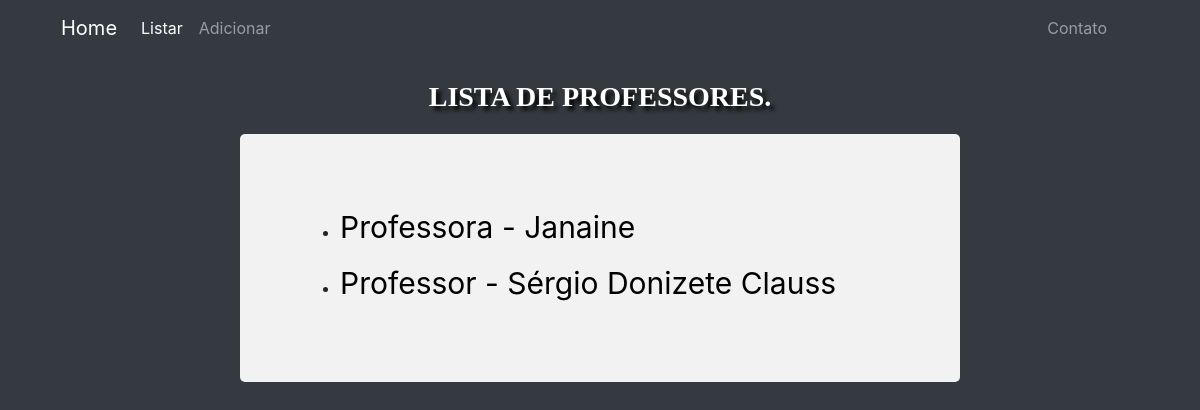
Page /lista/ on the earlier database version.
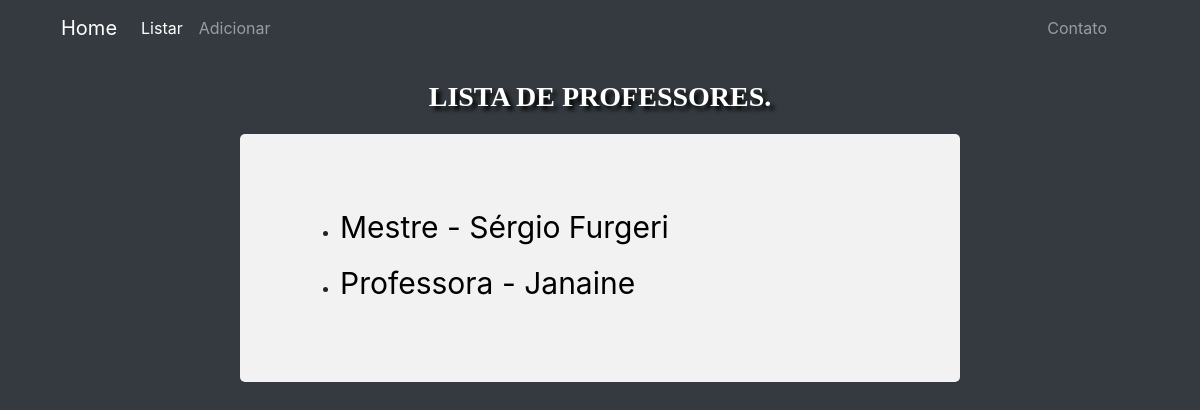
Same page on the later database version.
### portalProfessor/models.py (models this page shows)
class Professor(models.Model):
    matricula = models.CharField(max_length=100)
    nome = models.CharField(max_length=100)
    endereco = models.CharField(max_length=100)
    telefone = models.CharField(max_length=100)
    titulacao = models.CharField(max_length=100)

### portalProfessor/views.py (the view)
# urls.py: path('lista/', views.listar),
def listar(request):
    lista_itens = Professor.objects.all()
    return render(request, 'lista.html', {'lista_itens': lista_itens})

### templates/lista.html (shortened to what this page needs)
{% extends 'base.html' %}
{% block content%}
{% load static %}
<div class="container">
  <nav class="navbar navbar-expand-lg navbar-dark bg-dark">
      <a class="navbar-brand" href="/">Home</a>
      <div class="collapse navbar-collapse" id="navbarTogglerDemo02">
        <ul class="navbar-nav mr-auto mt-2 mt-lg-0">
          <li class="nav-item active">
            <a class="nav-link" href="/lista/">Listar <span class="sr-only">(current)</span></a>
          </li>
          <li class="nav-item">
            <a class="nav-link" href="/adiciona/">Adicionar</a>
          </li>
        </ul>
        <ul class="navbar-nav mr-4 mt-2 mt-lg-0">
          <a class="nav-link" href="/contato/">Contato</a>
        </ul>
      </div>
  </nav>
</div>
<div id="tituloPaginas">
  <p>LISTA DE PROFESSORES.</p>
</div>
<div class="containerListaProfessores">
  <ul>
    {% for item in lista_itens %}
    <li id="lista">
      <a href="/item/{{ item.id }}" id="listaProfessores">
        {{item.titulacao}} - {{item.nome}}
      </a>
    </li>
    {% empty %}
      <div id="tituloSemProfessor">
        <p>SEM PROFESSORES CADASTRADOS.</p>
      </div>
    {% endfor %}
  </ul>
</div>
{% endblock %}

### templates/base.html (shortened to what this page needs)
<!DOCTYPE html>
<html lang="pt-br">
<head>
    {% block header %}
    {% load static %}
    <link rel="stylesheet" href="{% static 'css/styles.css' %}" type="text/css" />
    <link rel="stylesheet" href="https://cdn.jsdelivr.net/npm/bootstrap@4.6.1/dist/css/bootstrap.min.css">
    {% endblock %}
</head>
<body id="body">
    {% block content %}{% endblock %}
</body>
</html>

### templates/static/css/styles.css (style rules this page uses)
#body { background-color: #343a40; }
#tituloPaginas { margin-top: 20px; font-size: 28px; color: white; text-shadow: 4px 4px 4px black; font-family:'Times New Roman'; font-weight: bold; text-align: center; }
.containerListaProfessores { border-radius: 5px; background-color: #f2f2f2; padding: 5%; margin-left: 20%; margin-right: 20%; margin-bottom: 20%; height: 50%; float: center; }
#listaProfessores { font-size: 30px; color: black; }
#lista { padding-top: 2%; }

Differences in the rows shown:
removed Professor: titulacao "Professor", nome "Sérgio Donizete Clauss"
added Professor: titulacao "Mestre", nome "Sérgio Furgeri"
